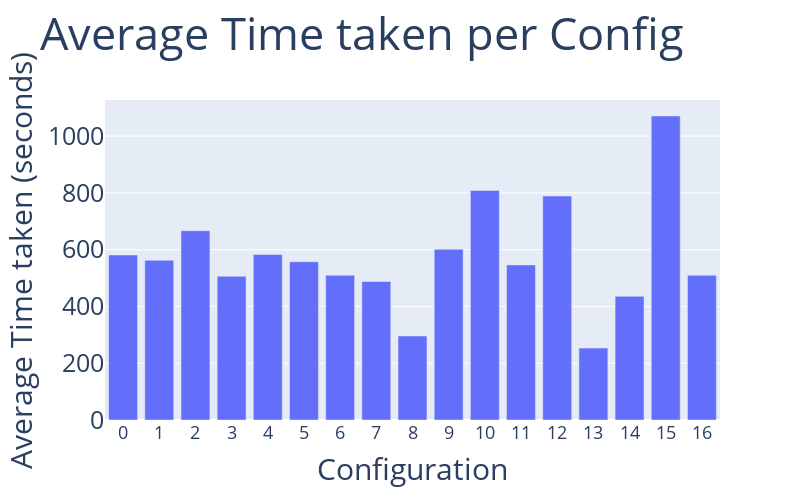

The cell this chart's notebook holds for it:
### Code cell
fig = px.bar(df_avg, x='index', y='total_time', title='Average Time taken per Config',
             labels={'index': 'Id', 'total_time': 'Total Time'}, width=800, height=500)

fig.update_layout(xaxis_title='Configuration', yaxis_title='Average Time taken (seconds)', showlegend=False, bargap=0.2,
                  xaxis=dict(tickmode='linear', tick0=0, dtick=1, tickfont=dict(size=18)),
                  yaxis=dict(tickfont=dict(size=25)),
                  yaxis_title_font=dict(size=30),
                  xaxis_title_font=dict(size=30),
                  title_font=dict(size=45))

fig.show()
fig.write_image("total_time.png", width=1200, height=800, scale=2)  # Adjust width, height, and scale as needed

### Figure 1 — Plotly figure (JSON) as saved in the notebook; plotly's stock layout.template omitted (floating-point values rounded to 4 significant figures)
{"data": [{"alignmentgroup": "True", "hovertemplate": "Id=%{x}<br>Total Time=%{y}<extra></extra>", "legendgroup": "", "marker": {"color": "#636efa", "pattern": {"shape": ""}}, "name": "", "offsetgroup": "", "orientation": "v", "showlegend": false, "textposition": "auto", "type": "bar", "x": [0, 1, 2, 3, 4, 5, 6, 7, 8, 9, 10, 11, 12, 13, 14, 15, 16], "xaxis": "x", "y": [581.3, 562.5, 666.8, 506.2, 583.0, 557.7, 509.8, 487.9, 296.0, 601.4, 808.9, 546.4, 788.8, 253.4, 435.7, 1071.0, 509.8], "yaxis": "y"}], "layout": {"bargap": 0.2, "barmode": "relative", "height": 500, "legend": {"tracegroupgap": 0}, "showlegend": false, "title": {"font": {"size": 45}, "text": "Average Time taken per Config"}, "width": 800, "xaxis": {"anchor": "y", "domain": [0, 1], "dtick": 1, "tick0": 0, "tickfont": {"size": 18}, "tickmode": "linear", "title": {"font": {"size": 30}, "text": "Configuration"}}, "yaxis": {"anchor": "x", "domain": [0, 1], "tickfont": {"size": 25}, "title": {"font": {"size": 30}, "text": "Average Time taken (seconds)"}}}}
